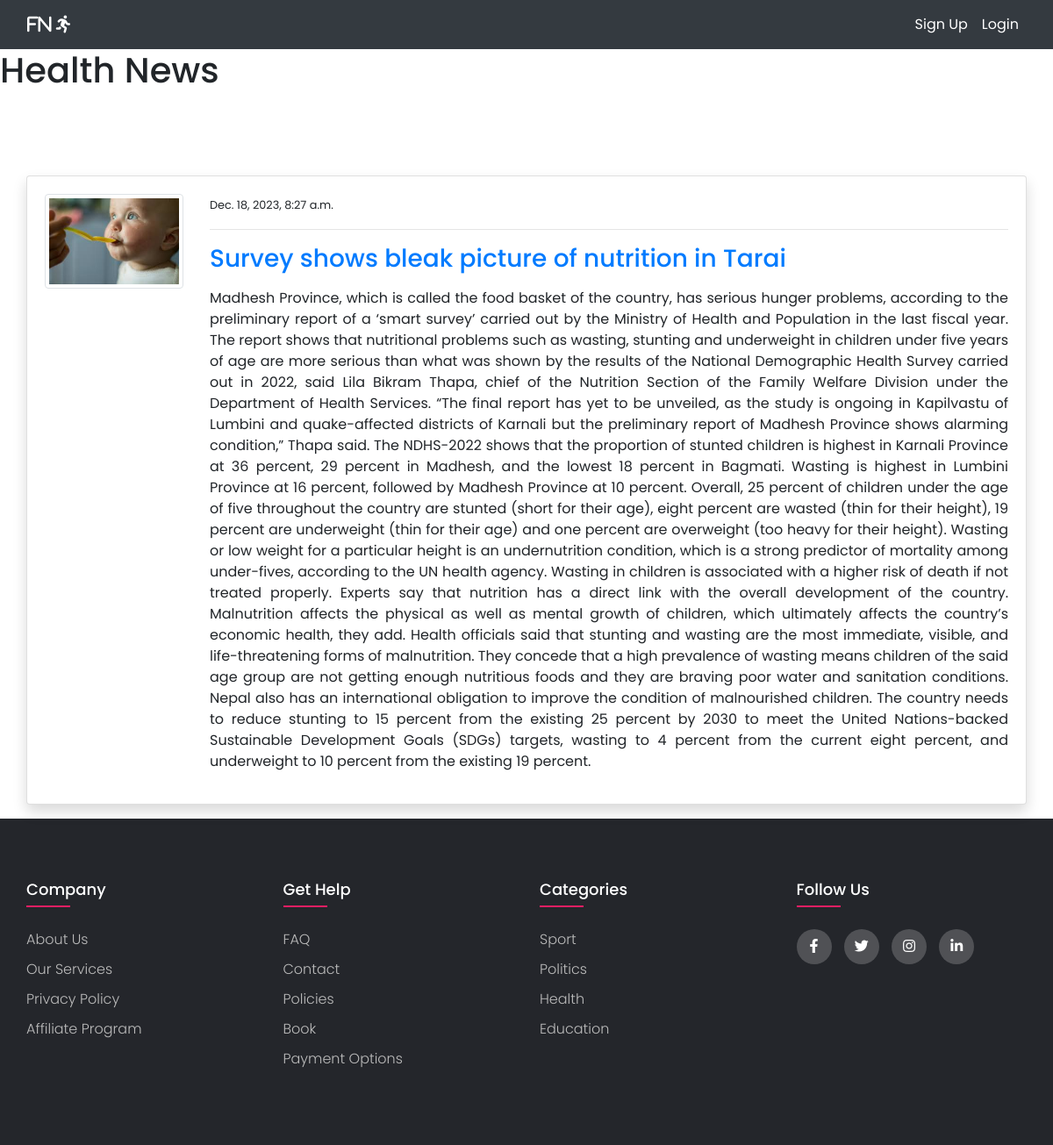
The app's page /post_category_health/ with its own data.
### myblog/models.py (models this page shows, shortened)
class BlogModel(models.Model):
    category = models.CharField(default="general",max_length=10,
    choices=[
        ('sport', 'Sport'),
        ('politics', 'Politics'),
        ('economics', 'Economics'),
        ('weather', 'Weather'),
        ('health', 'Health'),
        ('education', 'Education'),
    ]
    )
    title = models.CharField(max_length=100)
    content = models.TextField()
    author = models.ForeignKey(User,on_delete=models.CASCADE)
    date_created = models.DateTimeField(auto_now_add=True)
    accuracy = models.TextField(default="true")
    class Meta:
        ordering = ('-date_created',)

### Accounts/models.py (models this page shows, shortened)
class AccountModel(models.Model):
    user = models.OneToOneField(User, on_delete=models.CASCADE)
    image=models.ImageField(default='default.png',upload_to='account' , validators=[FileExtensionValidator(['png','jpg','jpeg'])])

### myblog/views.py (the view)
# urls.py: path('post_category_health/', views.Post_category_health , name='post_category_health'),
def Post_category_health(request):
    post = BlogModel.objects.filter(category='health')
    context = {
        'post':post
    }
    return render(request,'blogs/post_category_health.html',context)

### templates/blogs/post_category_health.html (shortened to what this page needs)
{% extends 'baseFiles/base.html' %}
{% block content %}
<h1>Health News</h1>
<div class="container">
  <div class="row mt-5 pt-5">
    <div class="col-md-12">
      {% for posts in post %}
      <div class="card shadow mb-3 ">
        <div class="card-body">
          <div class="row">
            <div class="col-md-2">
              <small> <img class="img-thumbnail" src="{{posts.author.accountmodel.image.url}}" alt="image1"></small>
            </div>
            <div class="col-md-10">
              <small>{{posts.date_created}} </small>
              <hr>
              <a href="" class="h3 text-decoration-none">{{posts.title}}</a>
              <p class="text-justify my-3">{{posts.content}}</p>
            </div>
          </div>
        </div>
      </div>
      {% endfor %}
    </div>
  </div>
</div>
{% endblock %}

### templates/baseFiles/footer.html (style rules this page uses)
body { line-height: 1.5; font-family: 'Poppins', sans-serif; }
* { margin: 0; padding: 0; box-sizing: border-box; }
.container { max-width: 1170px; margin: auto; }
.row { display: flex; flex-wrap: wrap; }

### records on screen
BlogModel: author.accountmodel.image (picture), date_created "Dec. 18, 2023, 8:27 a.m.", title "Survey shows bleak picture of nutrition in Tarai", content "Madhesh Province, which is called the food basket of the country, has serious hunger problems, according to the preliminary report of a ‘smart survey’ carried out by the Ministry of Health and Population in the last fiscal year. The report shows that nutritional problems such as wasting, stunting and underweight in children under five years of age are more serious than what was shown by the results of the National Demographic Health Survey carried out in 2022, said Lila Bikram Thapa, chief of the Nutrition Section of the Family Welfare Division under the Department of Health Services. “The final report has yet to be unveiled, as the study is ongoing in Kapilvastu of Lumbini and…"
